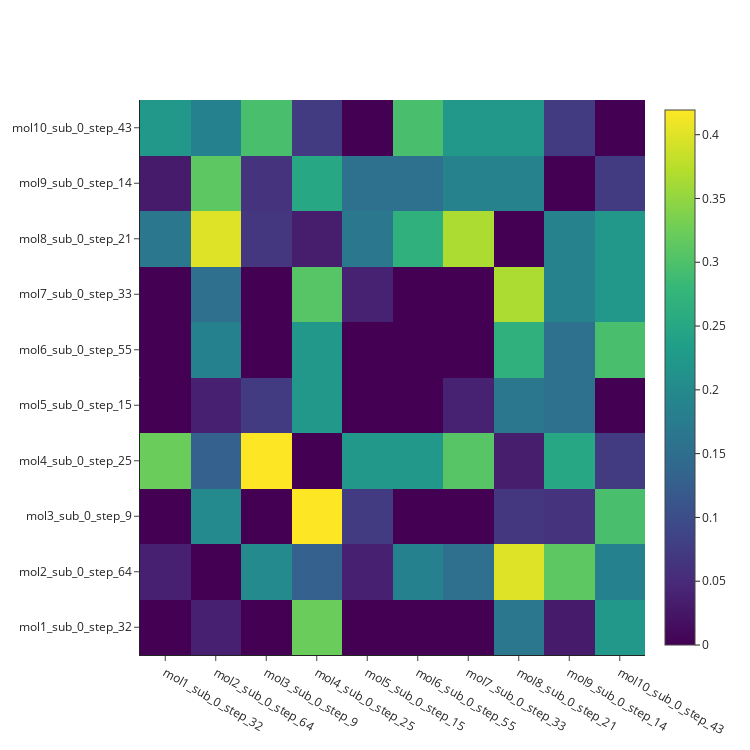

Notebook code cell kept with this figure:
### Code cell
CDT.plotBestSKMTComp(MolPath,RunName)

### Figure 1 — Plotly figure (JSON) as saved in the notebook; plotly's stock layout.template omitted (floating-point values rounded to 4 significant figures)
{"data": [{"type": "heatmap", "x": ["mol1_sub_0_step_32", "mol2_sub_0_step_64", "mol3_sub_0_step_9", "mol4_sub_0_step_25", "mol5_sub_0_step_15", "mol6_sub_0_step_55", "mol7_sub_0_step_33", "mol8_sub_0_step_21", "mol9_sub_0_step_14", "mol10_sub_0_step_43"], "y": ["mol1_sub_0_step_32", "mol2_sub_0_step_64", "mol3_sub_0_step_9", "mol4_sub_0_step_25", "mol5_sub_0_step_15", "mol6_sub_0_step_55", "mol7_sub_0_step_33", "mol8_sub_0_step_21", "mol9_sub_0_step_14", "mol10_sub_0_step_43"], "z": [[0, 0.03704, 0, 0.3226, 0, 0, 0, 0.1667, 0.03125, 0.2222], [0.03704, 0, 0.2, 0.129, 0.03704, 0.1852, 0.1538, 0.4, 0.3125, 0.1852], [0, 0.2, 0, 0.4194, 0.07407, 0, 0, 0.06667, 0.0625, 0.2963], [0.3226, 0.129, 0.4194, 0, 0.2222, 0.2222, 0.3077, 0.03333, 0.25, 0.07407], [0, 0.03704, 0.07407, 0.2222, 0, 0, 0.03846, 0.1667, 0.1562, 0], [0, 0.1852, 0, 0.2222, 0, 0, 0, 0.2667, 0.1562, 0.2963], [0, 0.1538, 0, 0.3077, 0.03846, 0, 0, 0.3667, 0.1875, 0.2222], [0.1667, 0.4, 0.06667, 0.03333, 0.1667, 0.2667, 0.3667, 0, 0.1875, 0.2222], [0.03125, 0.3125, 0.0625, 0.25, 0.1562, 0.1562, 0.1875, 0.1875, 0, 0.07407], [0.2222, 0.1852, 0.2963, 0.07407, 0, 0.2963, 0.2222, 0.2222, 0.07407, 0]]}], "layout": {"autosize": false, "height": 750, "showlegend": false, "width": 750}}
